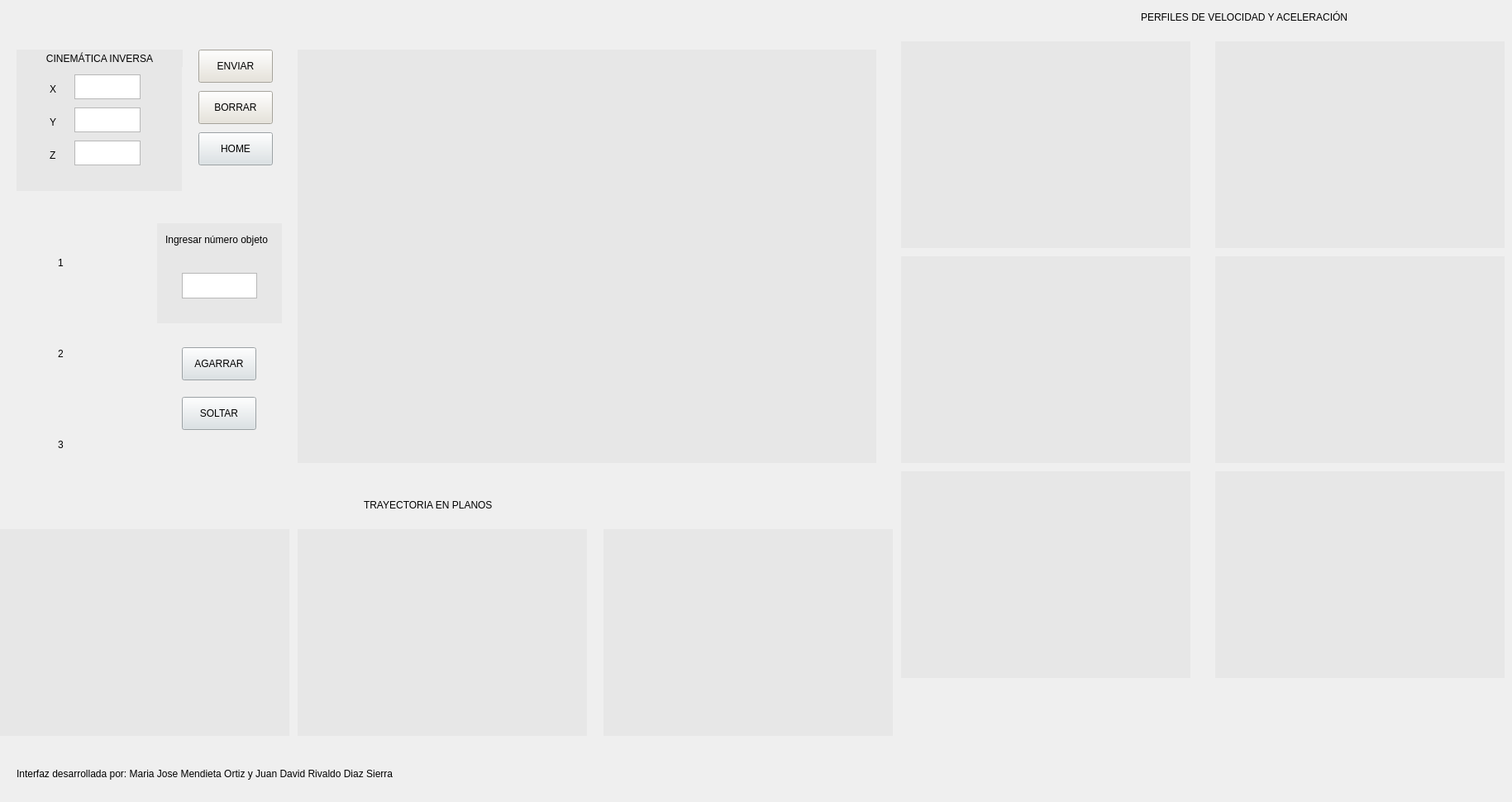
    <widget class="QWidget" name="cinematica_inversa">
     <attribute name="title">
      <string>Cinematica inversa</string>
     </attribute>
     <widget class="QPushButton" name="botonhome">
      <property name="geometry">
       <rect>
        <x>240</x>
        <y>160</y>
        <width>90</width>
        <height>40</height>
       </rect>
      </property>
      <property name="styleSheet">
       <string notr="true">font: 9pt &quot;Cambria Math&quot;;
background-color: rgb(217, 225, 229);</string>
      </property>
      <property name="text">
       <string>HOME</string>
      </property>
     </widget>
     <widget class="QTextEdit" name="CoordenadaZ">
      <property name="geometry">
       <rect>
        <x>90</x>
        <y>170</y>
        <width>80</width>
        <height>30</height>
       </rect>
      </property>
     </widget>
     <widget class="QFrame" name="verticalFrame_10">
      <property name="geometry">
       <rect>
        <x>1470</x>
        <y>310</y>
        <width>350</width>
        <height>250</height>
       </rect>
      </property>
      <property name="styleSheet">
       <string notr="true">background-color: rgb(231, 231, 231);</string>
      </property>
      <layout class="QVBoxLayout" name="verticalLayout_10">
       <item>
        <layout class="QVBoxLayout" name="aceleracionY"/>
       </item>
      </layout>
     </widget>
     <widget class="QPushButton" name="botonagarrar">
      <property name="geometry">
       <rect>
        <x>220</x>
        <y>420</y>
        <width>90</width>
        <height>40</height>
       </rect>
      </property>
      <property name="styleSheet">
       <string notr="true">font: 9pt &quot;Cambria Math&quot;;
background-color: rgb(217, 225, 229);</string>
      </property>
      <property name="text">
       <string>AGARRAR</string>
      </property>
     </widget>
     <widget class="QTextEdit" name="coordenadaY">
      <property name="geometry">
       <rect>
        <x>90</x>
        <y>130</y>
        <width>80</width>
        <height>30</height>
       </rect>
      </property>
     </widget>
     <widget class="QLabel" name="label_19">
      <property name="geometry">
       <rect>
        <x>20</x>
        <y>910</y>
        <width>800</width>
        <height>51</height>
       </rect>
      </property>
      <property name="styleSheet">
       <string notr="true">font: italic 12pt &quot;Cambria&quot;;</string>
      </property>
      <property name="text">
       <string>Interfaz desarrollada por: Maria Jose Mendieta Ortiz y Juan David Rivaldo Diaz Sierra </string>
      </property>
     </widget>
     <widget class="QFrame" name="verticalFrame_2">
      <property name="geometry">
       <rect>
        <x>0</x>
        <y>640</y>
        <width>350</width>
        <height>250</height>
       </rect>
      </property>
      <property name="styleSheet">
       <string notr="true">background-color: rgb(231, 231, 231);</string>
      </property>
      <layout class="QVBoxLayout" name="verticalLayout_2">
       <item>
        <layout class="QVBoxLayout" name="planoxy"/>
       </item>
      </layout>
     </widget>
     <widget class="QFrame" name="verticalFrame_8">
      <property name="geometry">
       <rect>
        <x>1090</x>
        <y>570</y>
        <width>350</width>
        <height>250</height>
       </rect>
      </property>
      <property name="styleSheet">
       <string notr="true">background-color: rgb(231, 231, 231);</string>
      </property>
      <layout class="QVBoxLayout" name="verticalLayout_8">
       <item>
        <layout class="QVBoxLayout" name="velocidadZ"/>
       </item>
      </layout>
     </widget>
     <widget class="QPushButton" name="botonborrar">
      <property name="geometry">
       <rect>
        <x>240</x>
        <y>110</y>
        <width>90</width>
        <height>40</height>
       </rect>
      </property>
      <property name="styleSheet">
       <string notr="true">background-color: rgb(231, 227, 216);
font: 9pt &quot;Cambria Math&quot;;</string>
      </property>
      <property name="text">
       <string>BORRAR</string>
      </property>
     </widget>
     <widget class="QLabel" name="label_4">
      <property name="geometry">
       <rect>
        <x>60</x>
        <y>140</y>
        <width>21</width>
        <height>16</height>
       </rect>
      </property>
      <property name="styleSheet">
       <string notr="true">background-color: rgb(231, 231, 231);
font: 9pt &quot;Cambria Math&quot;;</string>
      </property>
      <property name="text">
       <string>Y</string>
      </property>
     </widget>
     <widget class="QFrame" name="verticalFrame_4">
      <property name="geometry">
       <rect>
        <x>730</x>
        <y>640</y>
        <width>350</width>
        <height>250</height>
       </rect>
      </property>
      <property name="styleSheet">
       <string notr="true">background-color: rgb(231, 231, 231);</string>
      </property>
      <layout class="QVBoxLayout" name="verticalLayout_4">
       <item>
        <layout class="QVBoxLayout" name="planoyz"/>
       </item>
      </layout>
     </widget>
     <widget class="QLabel" name="label_14">
      <property name="geometry">
       <rect>
        <x>1380</x>
        <y>10</y>
        <width>361</width>
        <height>21</height>
       </rect>
      </property>
      <property name="styleSheet">
       <string notr="true">font: 9pt &quot;Cambria Math&quot;;</string>
      </property>
      <property name="text">
       <string>PERFILES DE VELOCIDAD Y ACELERACIÓN</string>
      </property>
     </widget>
     <widget class="QFrame" name="verticalFrame_5">
      <property name="geometry">
       <rect>
        <x>1090</x>
        <y>50</y>
        <width>350</width>
        <height>250</height>
       </rect>
      </property>
      <property name="styleSheet">
       <string notr="true">background-color: rgb(231, 231, 231);</string>
      </property>
      <layout class="QVBoxLayout" name="verticalLayout_5">
       <item>
        <layout class="QVBoxLayout" name="velocidadX"/>
       </item>
      </layout>
     </widget>
     <widget class="QLabel" name="label_16">
      <property name="geometry">
       <rect>
        <x>1380</x>
        <y>850</y>
        <width>350</width>
        <height>100</height>
       </rect>
      </property>
      <property name="styleSheet">
       <string notr="true"/>
      </property>
      <property name="text">
       <string/>
      </property>
      <property name="textFormat">
       <enum>Qt::AutoText</enum>
      </property>
      <property name="pixmap">
       <pixmap>../../../../../../../../Downloads/imacuna.907c49ac.png</pixmap>
      </property>
      <property name="scaledContents">
       <bool>true</bool>
      </property>
     </widget>
     <widget class="QPushButton" name="botonsoltar">
      <property name="geometry">
       <rect>
        <x>220</x>
        <y>480</y>
        <width>90</width>
        <height>40</height>
       </rect>
      </property>
      <property name="styleSheet">
       <string notr="true">font: 9pt &quot;Cambria Math&quot;;
background-color: rgb(217, 225, 229);</string>
      </property>
      <property name="text">
       <string>SOLTAR</string>
      </property>
     </widget>
     <widget class="QLabel" name="label_3">
      <property name="geometry">
       <rect>
        <x>60</x>
        <y>100</y>
        <width>21</width>
        <height>16</height>
       </rect>
      </property>
      <property name="styleSheet">
       <string notr="true">background-color: rgb(231, 231, 231);
font: 9pt &quot;Cambria Math&quot;;</string>
      </property>
      <property name="text">
       <string>X</string>
      </property>
     </widget>
     <widget class="QTextEdit" name="coordenadaX">
      <property name="geometry">
       <rect>
        <x>90</x>
        <y>90</y>
        <width>80</width>
        <height>30</height>
       </rect>
      </property>
     </widget>
     <widget class="QFrame" name="verticalFrame">
      <property name="geometry">
       <rect>
        <x>360</x>
        <y>60</y>
        <width>700</width>
        <height>500</height>
       </rect>
      </property>
      <property name="styleSheet">
       <string notr="true">background-color: rgb(231, 231, 231);</string>
      </property>
      <layout class="QVBoxLayout" name="verticalLayout">
       <item>
        <layout class="QVBoxLayout" name="graficamovimientoinversa"/>
       </item>
      </layout>
     </widget>
     <widget class="QFrame" name="verticalFrame_12">
      <property name="geometry">
       <rect>
        <x>1470</x>
        <y>570</y>
        <width>350</width>
        <height>250</height>
       </rect>
      </property>
      <property name="styleSheet">
       <string notr="true">background-color: rgb(231, 231, 231);</string>
      </property>
      <layout class="QVBoxLayout" name="verticalLayout_12">
       <item>
        <layout class="QVBoxLayout" name="aceleracionZ"/>
       </item>
      </layout>
     </widget>
     <widget class="QLabel" name="label_17">
      <property name="geometry">
       <rect>
        <x>1150</x>
        <y>840</y>
        <width>150</width>
        <height>120</height>
       </rect>
      </property>
      <property name="text">
       <string/>
      </property>
      <property name="pixmap">
       <pixmap>../../../../../../../../Downloads/unibague.png</pixmap>
      </property>
      <property name="scaledContents">
       <bool>true</bool>
      </property>
     </widget>
     <widget class="QLabel" name="label_5">
      <property name="geometry">
       <rect>
        <x>60</x>
        <y>180</y>
        <width>21</width>
        <height>16</height>
       </rect>
      </property>
      <property name="styleSheet">
       <string notr="true">background-color: rgb(231, 231, 231);
font: 9pt &quot;Cambria Math&quot;;</string>
      </property>
      <property name="text">
       <string>Z</string>
      </property>
     </widget>
     <widget class="QFrame" name="verticalFrame_9">
      <property name="geometry">
       <rect>
        <x>1090</x>
        <y>310</y>
        <width>350</width>
        <height>250</height>
       </rect>
      </property>
      <property name="styleSheet">
       <string notr="true">background-color: rgb(231, 231, 231);</string>
      </property>
      <layout class="QVBoxLayout" name="verticalLayout_9">
       <item>
        <layout class="QVBoxLayout" name="velocidadY"/>
       </item>
      </layout>
     </widget>
     <widget class="QPushButton" name="botonenviar">
      <property name="geometry">
       <rect>
        <x>240</x>
        <y>60</y>
        <width>90</width>
        <height>40</height>
       </rect>
      </property>
      <property name="styleSheet">
       <string notr="true">font: 9pt &quot;Cambria Math&quot;;
background-color: rgb(231, 227, 216);</string>
      </property>
      <property name="text">
       <string>ENVIAR</string>
      </property>
     </widget>
     <widget class="QFrame" name="verticalFrame_3">
      <property name="geometry">
       <rect>
        <x>360</x>
        <y>640</y>
        <width>350</width>
        <height>250</height>
       </rect>
      </property>
      <property name="styleSheet">
       <string notr="true">background-color: rgb(231, 231, 231);</string>
      </property>
      <layout class="QVBoxLayout" name="verticalLayout_3">
       <item>
        <layout class="QVBoxLayout" name="planoxz"/>
       </item>
      </layout>
     </widget>
     <widget class="QLabel" name="label_2">
      <property name="geometry">
       <rect>
        <x>20</x>
        <y>60</y>
        <width>201</width>
        <height>21</height>
       </rect>
      </property>
      <property name="styleSheet">
       <string notr="true">background-color: rgb(231, 231, 231);
font: 9pt &quot;Cambria Math&quot;;</string>
      </property>
      <property name="text">
       <string>CINEMÁTICA INVERSA</string>
      </property>
      <property name="alignment">
       <set>Qt::AlignCenter</set>
      </property>
     </widget>
     <widget class="QFrame" name="verticalFrame_11">
      <property name="geometry">
       <rect>
        <x>1470</x>
        <y>50</y>
        <width>350</width>
        <height>250</height>
       </rect>
      </property>
      <property name="styleSheet">
       <string notr="true">background-color: rgb(231, 231, 231);</string>
      </property>
      <layout class="QVBoxLayout" name="verticalLayout_11">
       <item>
        <layout class="QVBoxLayout" name="aceleracionX"/>
       </item>
      </layout>
     </widget>
     <widget class="QFrame" name="verticalFrame_6">
      <property name="geometry">
       <rect>
        <x>20</x>
        <y>70</y>
        <width>200</width>
        <height>161</height>
       </rect>
      </property>
      <property name="styleSheet">
       <string notr="true">background-color: rgb(231, 231, 231);</string>
      </property>
      <property name="frameShape">
       <enum>QFrame::NoFrame</enum>
      </property>
      <layout class="QVBoxLayout" name="verticalLayout_6"/>
     </widget>
     <widget class="QLabel" name="label_15">
      <property name="geometry">
       <rect>
        <x>440</x>
        <y>600</y>
        <width>251</width>
        <height>21</height>
       </rect>
      </property>
      <property name="styleSheet">
       <string notr="true">font: 9pt &quot;Cambria Math&quot;;</string>
      </property>
      <property name="text">
       <string>TRAYECTORIA EN PLANOS</string>
      </property>
     </widget>
     <widget class="QLabel" name="label">
      <property name="geometry">
       <rect>
        <x>200</x>
        <y>280</y>
        <width>131</width>
        <height>20</height>
       </rect>
      </property>
      <property name="styleSheet">
       <string notr="true">font: 9pt &quot;Cambria Math&quot;;
background-color: rgb(231, 231, 231);</string>
      </property>
      <property name="text">
       <string>Ingresar número objeto</string>
      </property>
     </widget>
     <widget class="QTextEdit" name="objeto">
      <property name="geometry">
       <rect>
        <x>220</x>
        <y>330</y>
        <width>91</width>
        <height>31</height>
       </rect>
      </property>
     </widget>
     <widget class="QLabel" name="label_6">
      <property name="geometry">
       <rect>
        <x>100</x>
        <y>270</y>
        <width>75</width>
        <height>100</height>
       </rect>
      </property>
      <property name="text">
       <string/>
      </property>
      <property name="pixmap">
       <pixmap>../../../../../../../../Pictures/Screenshots/pieza3.png</pixmap>
      </property>
      <property name="scaledContents">
       <bool>true</bool>
      </property>
     </widget>
     <widget class="QLabel" name="label_7">
      <property name="geometry">
       <rect>
        <x>100</x>
        <y>380</y>
        <width>75</width>
        <height>100</height>
       </rect>
      </property>
      <property name="text">
       <string/>
      </property>
      <property name="pixmap">
       <pixmap>../../../../../../../../Pictures/Screenshots/pieza1.png</pixmap>
      </property>
      <property name="scaledContents">
       <bool>true</bool>
      </property>
     </widget>
     <widget class="QLabel" name="label_8">
      <property name="geometry">
       <rect>
        <x>70</x>
        <y>530</y>
        <width>49</width>
        <height>16</height>
       </rect>
      </property>
      <property name="styleSheet">
       <string notr="true">font: 12pt &quot;Cambria Math&quot;;</string>
      </property>
      <property name="text">
       <string>3</string>
      </property>
     </widget>
     <widget class="QLabel" name="label_9">
      <property name="geometry">
       <rect>
        <x>70</x>
        <y>310</y>
        <width>49</width>
        <height>16</height>
       </rect>
      </property>
      <property name="styleSheet">
       <string notr="true">font: 12pt &quot;Cambria Math&quot;;</string>
      </property>
      <property name="text">
       <string>1</string>
      </property>
     </widget>
     <widget class="QLabel" name="label_10">
      <property name="geometry">
       <rect>
        <x>70</x>
        <y>420</y>
        <width>49</width>
        <height>16</height>
       </rect>
      </property>
      <property name="styleSheet">
       <string notr="true">font: 12pt &quot;Cambria Math&quot;;</string>
      </property>
      <property name="text">
       <string>2</string>
      </property>
     </widget>
     <widget class="QLabel" name="label_11">
      <property name="geometry">
       <rect>
        <x>100</x>
        <y>490</y>
        <width>75</width>
        <height>100</height>
       </rect>
      </property>
      <property name="text">
       <string/>
      </property>
      <property name="pixmap">
       <pixmap>../../../../../../../../Pictures/Screenshots/pieza2.png</pixmap>
      </property>
      <property name="scaledContents">
       <bool>true</bool>
      </property>
     </widget>
     <widget class="QFrame" name="verticalFrame_7">
      <property name="geometry">
       <rect>
        <x>190</x>
        <y>270</y>
        <width>151</width>
        <height>121</height>
       </rect>
      </property>
      <property name="styleSheet">
       <string notr="true">background-color: rgb(231, 231, 231);</string>
      </property>
      <property name="frameShape">
       <enum>QFrame::NoFrame</enum>
      </property>
      <layout class="QVBoxLayout" name="verticalLayout_7"/>
     </widget>
     <zorder>verticalFrame_7</zorder>
     <zorder>verticalFrame_6</zorder>
     <zorder>botonhome</zorder>
     <zorder>verticalFrame_10</zorder>
     <zorder>botonagarrar</zorder>
     <zorder>coordenadaY</zorder>
     <zorder>label_19</zorder>
     <zorder>verticalFrame_2</zorder>
     <zorder>verticalFrame_8</zorder>
     <zorder>botonborrar</zorder>
     <zorder>label_4</zorder>
     <zorder>verticalFrame_4</zorder>
     <zorder>label_14</zorder>
     <zorder>verticalFrame_5</zorder>
     <zorder>label_16</zorder>
     <zorder>botonsoltar</zorder>
     <zorder>label_3</zorder>
     <zorder>coordenadaX</zorder>
     <zorder>verticalFrame</zorder>
     <zorder>verticalFrame_12</zorder>
     <zorder>label_17</zorder>
     <zorder>label_5</zorder>
     <zorder>verticalFrame_9</zorder>
     <zorder>botonenviar</zorder>
     <zorder>verticalFrame_3</zorder>
     <zorder>label_2</zorder>
     <zorder>verticalFrame_11</zorder>
     <zorder>label_15</zorder>
     <zorder>CoordenadaZ</zorder>
     <zorder>label</zorder>
     <zorder>objeto</zorder>
     <zorder>label_8</zorder>
     <zorder>label_9</zorder>
     <zorder>label_6</zorder>
     <zorder>label_10</zorder>
     <zorder>label_7</zorder>
     <zorder>label_11</zorder>
    </widget>
